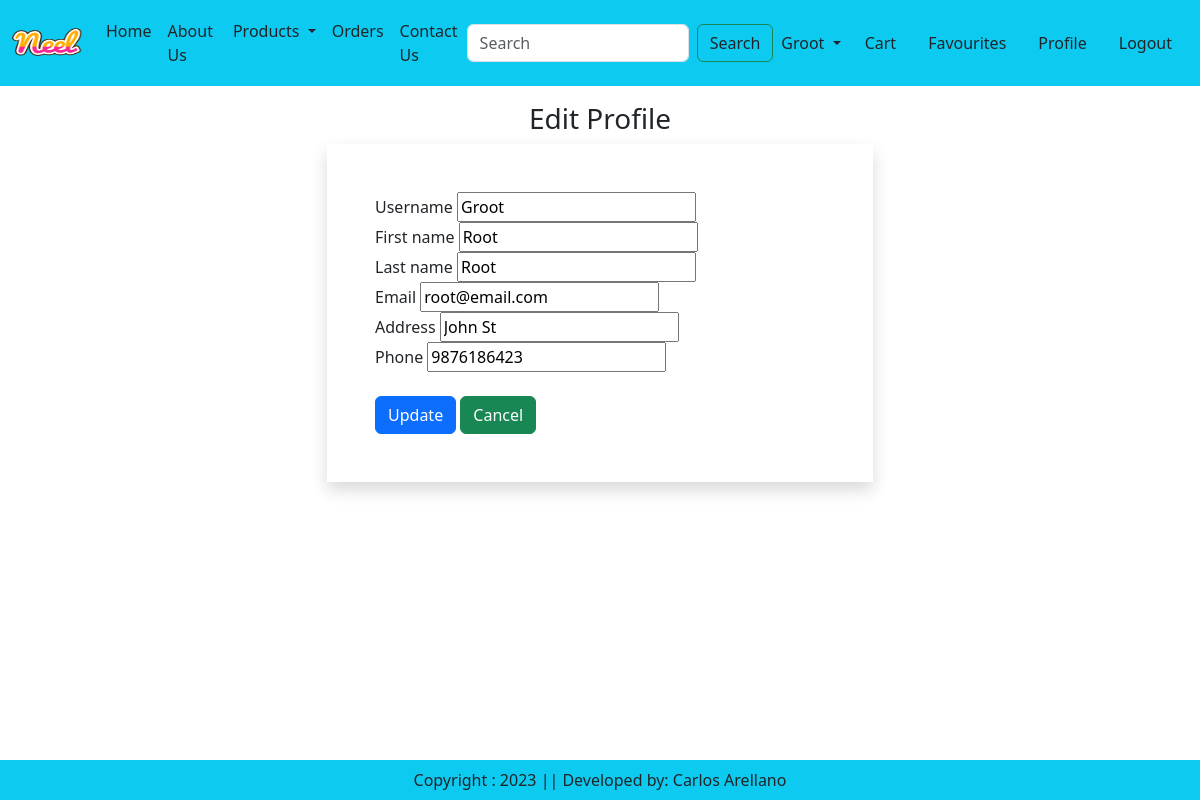
The page /update-profile/ (signed in) on the database its author committed.
### app/models.py (models this page shows)
class User(AbstractUser):
    username = models.CharField(max_length=8, null=True)
    first_name = models.CharField(max_length=80, null=True)
    last_name = models.CharField(max_length=100, null=True)
    email = models.EmailField(unique=True, null=True)
    phone = models.CharField(max_length=14, unique=True, null=True)
    address = models.CharField(max_length=150, unique=True, null=True)
    USERNAME_FIELD = 'email'
    REQUIRED_FIELDS = ['username','first_name','last_name', 'phone','address']

### app/views.py (the view, shortened to what this page needs)
# urls.py: path('update-profile/', views.updateProfile, name="update-profile"),
@login_required(login_url='login')
def updateProfile(request):
    user = request.user
    form = UserForm(instance=user)
    context = {'form': form}
    return render(request, 'app/edit_profile.html', context)

### app/forms.py
class UserForm(ModelForm):
    class Meta:
        model = User
        fields = ['username', 'first_name', 'last_name', 'email', 'address','phone']

### app/templates/app/edit_profile.html (shortened to what this page needs)
{% extends 'app/base.html' %}
{% load static %}
{% block main-content %}
    <div class="container">
        <div class="row my-3">
            <div class="col-sm-6 offset-sm-3">
                <h3 class="text-center">Edit Profile</h3>
                <form action="" method="post" class="shadow p-5" novalidate>
                    {% for field in form %}
                        {{field.label}} {{field}}
                        <br>
                    {% endfor %}
                    <br>
                    <button type="submit" class="btn btn-primary">Update</button>
                    <a href="{% url 'home' %}" class="btn btn-success">Cancel</a>
                    <br>
                </form>
            </div>
        </div>
    </div>
    <br><br>
{% endblock main-content %}

### app/templates/app/base.html (shortened to what this page needs)
<!DOCTYPE html>
{% load static %}
<html lang="en">
  <head>
    <link
      href="https://cdn.jsdelivr.net/npm/bootstrap@5.3.0/dist/css/bootstrap.min.css"
      rel="stylesheet"
    />
    <link rel="stylesheet" href="{% static 'app/css/all.min.css' %}" />
    <link rel="stylesheet" href="{% static 'app/css/owl.carousel.min.css' %}" />
    <link rel="stylesheet" href="{% static 'app/css/style.css' %}" />
  </head>
  <body>
    <nav class="navbar navbar-expand-lg navbar-dark bg-info">
      <div class="container-fluid">
        <a class="navbar-brand text-dark" href="#">
          <img
            src='{% static "app/images/Neel.png" %}'
            width="70"
            height="60"
          />
        </a>
        <div class="collapse navbar-collapse" id="navbarSupportedContent">
          <ul class="navbar-nav me-auto mb-2 mb-lg-0">
            <li class="nav-item">
              <a class="nav-link active text-dark" aria-current="page" href="/"
                >Home</a
              >
            </li>
            <li class="nav-item">
              <a class="nav-link text-dark" href="{% url 'about' %}"
                >About Us</a
              >
            </li>
            <li class="nav-item dropdown">
              <a
                class="nav-link dropdown-toggle text-dark"
                href="#"
                role="button"
                data-bs-toggle="dropdown"
                aria-expanded="false"
              >
                Products
              </a>
            </li>
            <li class="nav-item">
              <a class="nav-link text-dark" href="#">Orders</a>
            </li>
            <li class="nav-item">
              <a class="nav-link text-dark" href="{% url 'contact' %}"
                >Contact Us</a
              >
            </li>
          </ul>
          <form class="d-flex" role="search">
            <input
              class="form-control me-2"
              type="search"
              placeholder="Search"
              aria-label="Search"
            />
            <button class="btn btn-outline-success text-dark" type="submit">
              Search
            </button>
          </form>
        </div>
        <ul class="navbar-nav me-auto mb-2 mb-lg-0">
          {% if request.user.is_authenticated %}
          <li class="nav-item dropdown">
            <a
              class="nav-link dropdown-toggle text-dark text-capitalize"
              href="#"
              role="button"
              data-bs-toggle="dropdown"
              aria-expanded="false"
            >
              {{request.user.username}}
            </a>
          </li>
          {% endif %}
          <li class="nav-item mx-2">
            <a class="nav-link text-dark" href="{% url 'cart' %}">Cart</a>
          </li>
          <li class="nav-item mx-2">
            <a class="nav-link text-dark" href="#">Favourites</a>
          </li>
          {% if request.user.is_authenticated %}
          <li class="nav-item mx-2">
            <a class="nav-link text-dark" href="{% url 'profile' user.id %}"
              >Profile</a
            >
          </li>
          {% else %}
          <li class="nav-item mx-2">
            <a class="nav-link text-dark" href="{% url 'register' %}"
              >Register</a
            >
          </li>
          {% endif %}
          {% if request.user.is_authenticated %}
          <li class="nav-item mx-2">
            <a class="nav-link text-dark" href="{% url 'logout' %}">Logout</a>
          </li>
          {% else %}
          <li class="nav-item mx-2">
            <a class="nav-link text-dark" href="{% url 'login' %}">Login</a>
          </li>
          {% endif %}
        </ul>
      </div>
    </nav>
    {% block main-content%} {% endblock main-content %}
    <footer class="container-fluid bg-info text-center p-2 mt-5 fixed-bottom">
      Copyright : 2023 || Developed by: Carlos Arellano
    </footer>
  </body>
</html>

### rows shown on the page
User: user.username "Groot", form "Groot" "Root" "Root" "root@email.com" "John St" "9876186423"

### other values the page prints
{{ field.label }} "Username" "First name" "Last name" "Email" "Address" "Phone"
